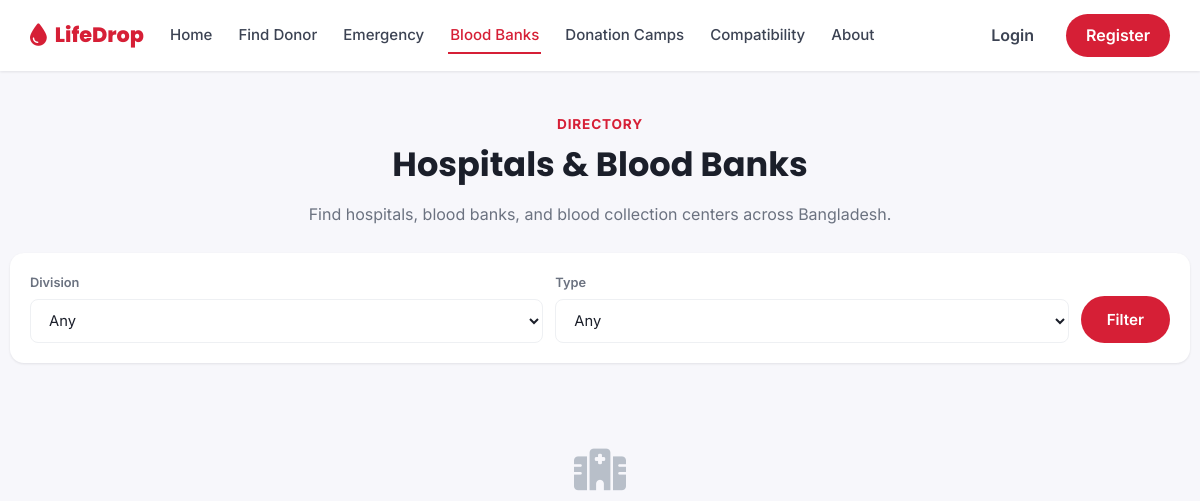
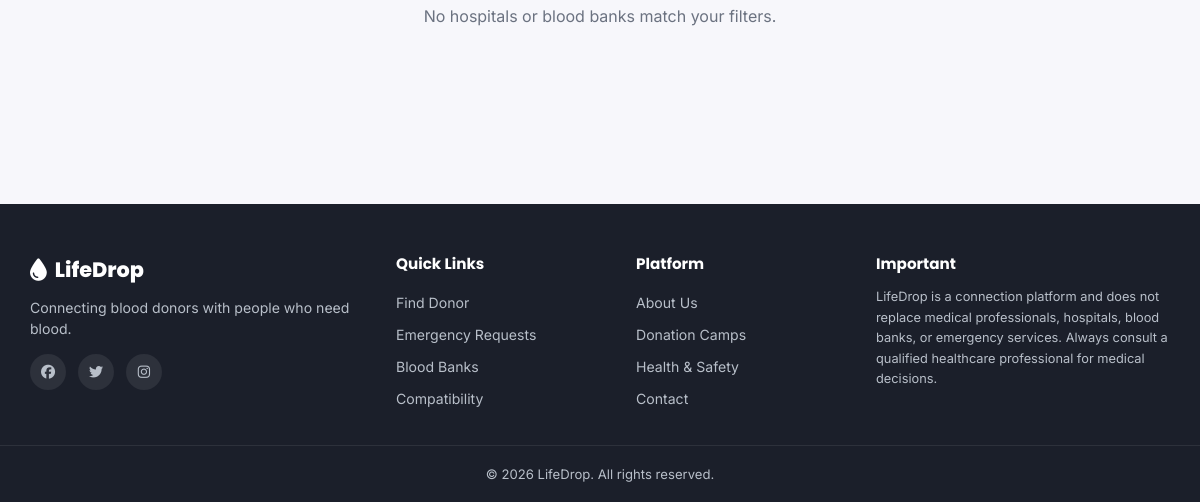
The page /blood-banks.php on the database as committed earlier (2 pictures, top to bottom).
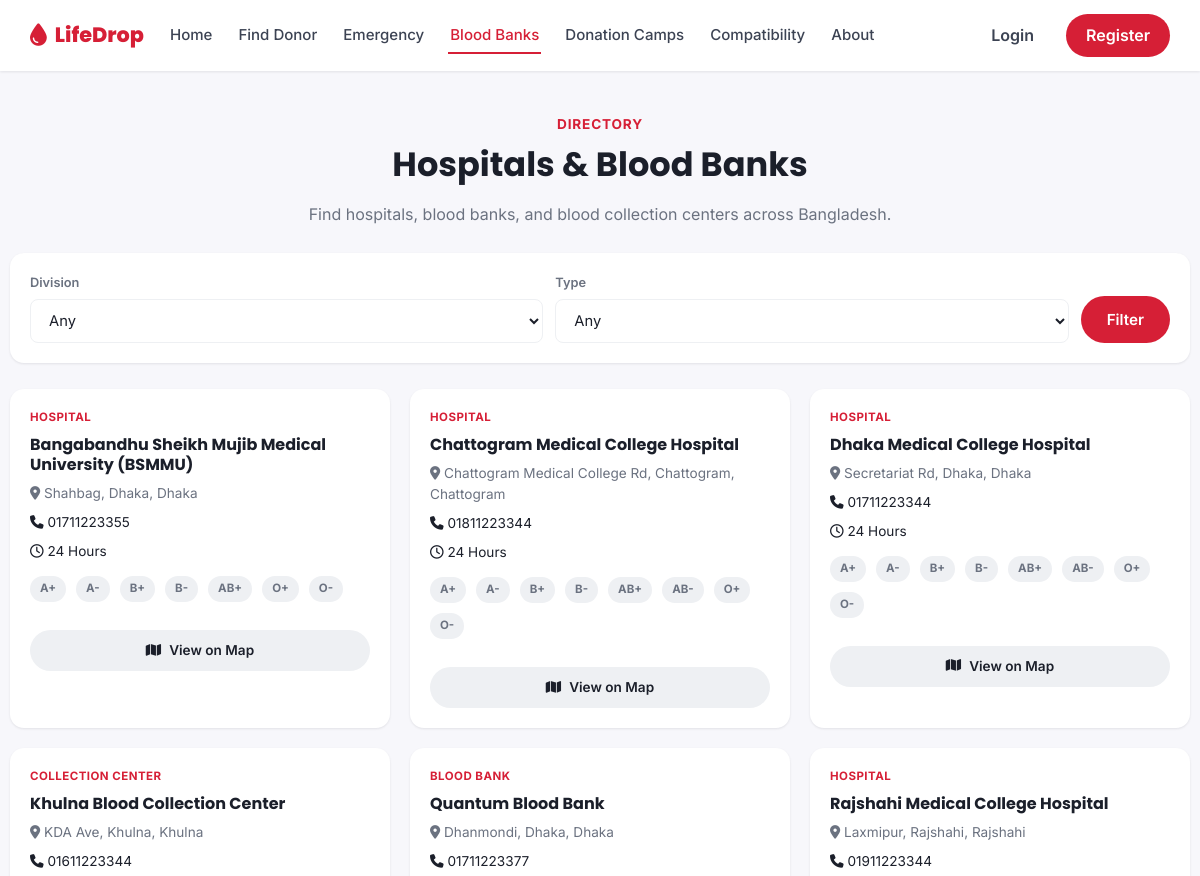
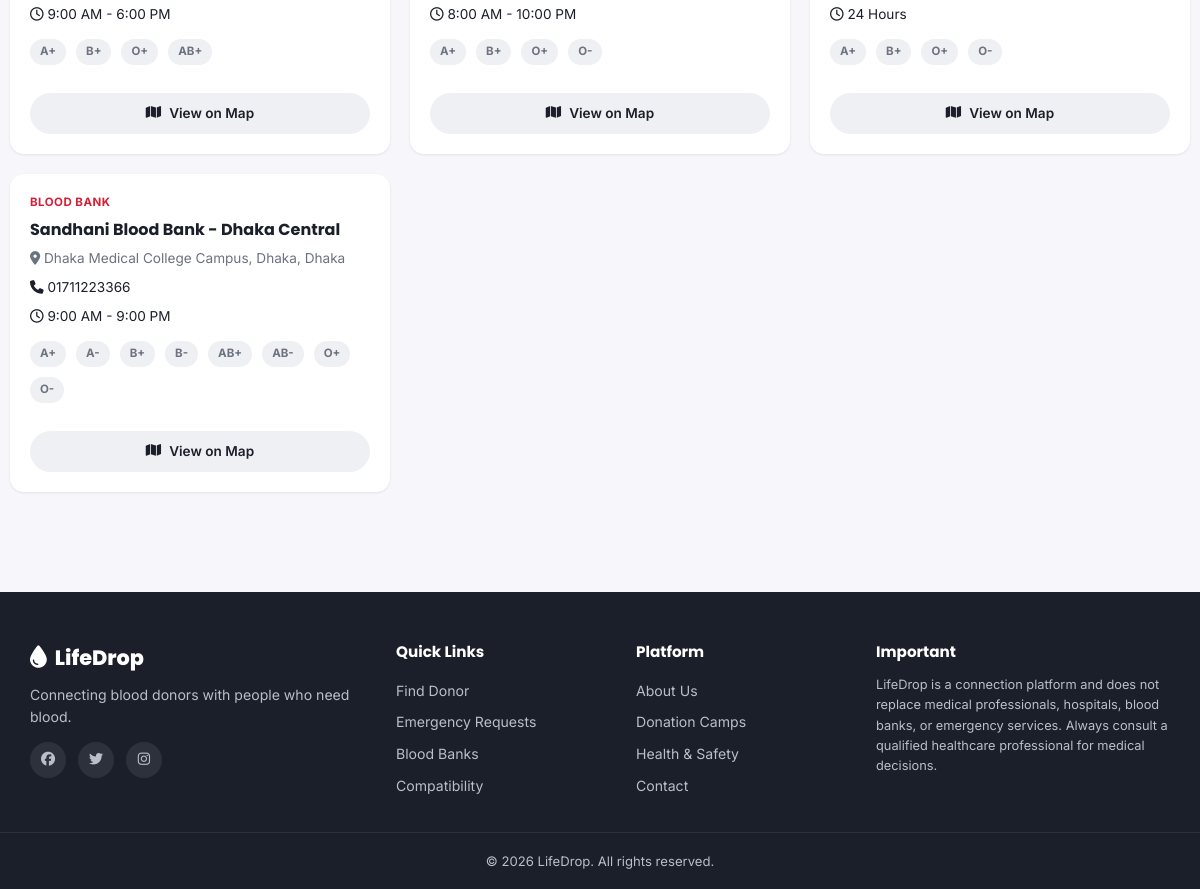
The same page on the database as committed later (2 pictures, top to bottom).
### tables this page shows
CREATE TABLE `hospitals` (
  `id` INT UNSIGNED NOT NULL AUTO_INCREMENT,
  `name` VARCHAR(150) NOT NULL,
  `type` ENUM('hospital','blood_bank','collection_center') NOT NULL DEFAULT 'hospital',
  `address` VARCHAR(255) NOT NULL,
  `division` VARCHAR(50) NOT NULL,
  `district` VARCHAR(50) NOT NULL,
  `phone` VARCHAR(20) DEFAULT NULL,
  `opening_hours` VARCHAR(100) DEFAULT NULL,
  `available_blood_groups` VARCHAR(100) DEFAULT NULL,
  `latitude` DECIMAL(10,7) DEFAULT NULL,
  `longitude` DECIMAL(10,7) DEFAULT NULL,
  `map_link` VARCHAR(255) DEFAULT NULL,
  `created_at` TIMESTAMP NOT NULL DEFAULT CURRENT_TIMESTAMP,
  PRIMARY KEY (`id`),
  KEY `idx_location` (`division`,`district`),
  KEY `idx_type` (`type`)
);

### includes/functions.php (called while the page is built, shortened)
<?php
function e($value) {
    return htmlspecialchars($value ?? '', ENT_QUOTES, 'UTF-8');
}

### blood-banks.php (the view, shortened to what this page needs)
<?php
require_once __DIR__ . '/includes/auth.php';
$sql = 'SELECT * FROM hospitals WHERE 1=1';
$params = [];
$sql .= ' ORDER BY name';
$stmt = $pdo->prepare($sql);
$stmt->execute($params);
$hospitals = $stmt->fetchAll();
$typeLabels = ['hospital' => 'Hospital', 'blood_bank' => 'Blood Bank', 'collection_center' => 'Collection Center'];
require_once __DIR__ . '/includes/header.php';
?>
<div class="container section-tight">
    <div class="section-header" style="margin-bottom:26px;">
        <span class="eyebrow">Directory</span>
        <h2>Hospitals &amp; Blood Banks</h2>
        <p>Find hospitals, blood banks, and blood collection centers across Bangladesh.</p>
    </div>
    <form class="filters-bar" method="get" action="<?= e(SITE_URL) ?>/blood-banks.php">
        <div class="filters-grid" style="grid-template-columns: 1fr 1fr auto;">
            <div class="form-group">
                <label>Division</label>
                <select name="division">
                    <option value="">Any</option>
                </select>
            </div>
            <div class="form-group">
                <label>Type</label>
                <select name="type">
                    <option value="">Any</option>
                </select>
            </div>
            <button type="submit" class="btn btn-primary">Filter</button>
        </div>
    </form>
    <?php if ($hospitals): ?>
    <div class="grid grid-3">
        <?php foreach ($hospitals as $h): ?>
            <div class="hospital-card">
                <span class="hospital-type"><?= e($typeLabels[$h['type']] ?? $h['type']) ?></span>
                <h4><?= e($h['name']) ?></h4>
                <p class="text-muted" style="font-size:0.85rem;margin:0;"><i class="fa-solid fa-location-dot"></i> <?= e($h['address']) ?>, <?= e($h['district']) ?></p>
                <?php if ($h['phone']): ?><p style="font-size:0.85rem;margin:0;"><i class="fa-solid fa-phone"></i> <?= e($h['phone']) ?></p><?php endif; ?>
                <?php if ($h['opening_hours']): ?><p style="font-size:0.85rem;margin:0;"><i class="fa-regular fa-clock"></i> <?= e($h['opening_hours']) ?></p><?php endif; ?>
                <?php if ($h['available_blood_groups']): ?>
                    <div class="donor-meta" style="justify-content:flex-start;margin-top:6px;">
                        <?php foreach (explode(',', $h['available_blood_groups']) as $bg): ?>
                            <span class="badge badge-muted"><?= e(trim($bg)) ?></span>
                        <?php endforeach; ?>
                    </div>
                <?php endif; ?>
                <?php if ($h['latitude'] && $h['longitude']): ?>
                    <a class="btn btn-light btn-sm mt-1" target="_blank" rel="noopener"
                       href="https://www.openstreetmap.org/?mlat=<?= e($h['latitude']) ?>&mlon=<?= e($h['longitude']) ?>#map=16/<?= e($h['latitude']) ?>/<?= e($h['longitude']) ?>">
                       <i class="fa-solid fa-map"></i> View on Map
                    </a>
                <?php endif; ?>
            </div>
        <?php endforeach; ?>
    </div>
    <?php else: ?>
        <div class="empty-state">
            <i class="fa-solid fa-hospital"></i>
            <p>No hospitals or blood banks match your filters.</p>
        </div>
    <?php endif; ?>
</div>
<?php require_once __DIR__ . '/includes/footer.php'; ?>

Rows that differ between the two databases and show on the page:
added hospitals: type "HOSPITAL", name "Bangabandhu Sheikh Mujib Medical University (BSMMU)", address "Shahbag, Dhaka", district "Dhaka", phone "01711223355", opening_hours "24 Hours", available_blood_groups "A+", available_blood_groups "A-", available_blood_groups "B+", available_blood_groups "B-", available_blood_groups "AB+", available_blood_groups "O+", available_blood_groups "O-"
added hospitals: type "HOSPITAL", name "Chattogram Medical College Hospital", address "Chattogram Medical College Rd, Chattogram", district "Chattogram", phone "01811223344", opening_hours "24 Hours", available_blood_groups "A+", available_blood_groups "A-", available_blood_groups "B+", available_blood_groups "B-", available_blood_groups "AB+", available_blood_groups "AB-", available_blood_groups "O+", available_blood_groups "O-"
added hospitals: type "HOSPITAL", name "Dhaka Medical College Hospital", address "Secretariat Rd, Dhaka", district "Dhaka", phone "01711223344", opening_hours "24 Hours", available_blood_groups "A+", available_blood_groups "A-", available_blood_groups "B+", available_blood_groups "B-", available_blood_groups "AB+", available_blood_groups "AB-", available_blood_groups "O+", available_blood_groups "O-"
added hospitals: type "COLLECTION CENTER", name "Khulna Blood Collection Center", address "KDA Ave, Khulna", district "Khulna", phone "01611223344", opening_hours "9:00 AM - 6:00 PM", available_blood_groups "A+", available_blood_groups "B+", available_blood_groups "O+", available_blood_groups "AB+"
added hospitals: type "BLOOD BANK", name "Quantum Blood Bank", address "Dhanmondi, Dhaka", district "Dhaka", phone "01711223377", opening_hours "8:00 AM - 10:00 PM", available_blood_groups "A+", available_blood_groups "B+", available_blood_groups "O+", available_blood_groups "O-"
added hospitals: type "HOSPITAL", name "Rajshahi Medical College Hospital", address "Laxmipur, Rajshahi", district "Rajshahi", phone "01911223344", opening_hours "24 Hours", available_blood_groups "A+", available_blood_groups "B+", available_blood_groups "O+", available_blood_groups "O-"
added hospitals: type "BLOOD BANK", name "Sandhani Blood Bank - Dhaka Central", address "Dhaka Medical College Campus, Dhaka", district "Dhaka", phone "01711223366", opening_hours "9:00 AM - 9:00 PM", available_blood_groups "A+", available_blood_groups "A-", available_blood_groups "B+", available_blood_groups "B-", available_blood_groups "AB+", available_blood_groups "AB-", available_blood_groups "O+", available_blood_groups "O-"
Other text that changed with them:
text no longer shown: "No hospitals or blood banks match your filters."
